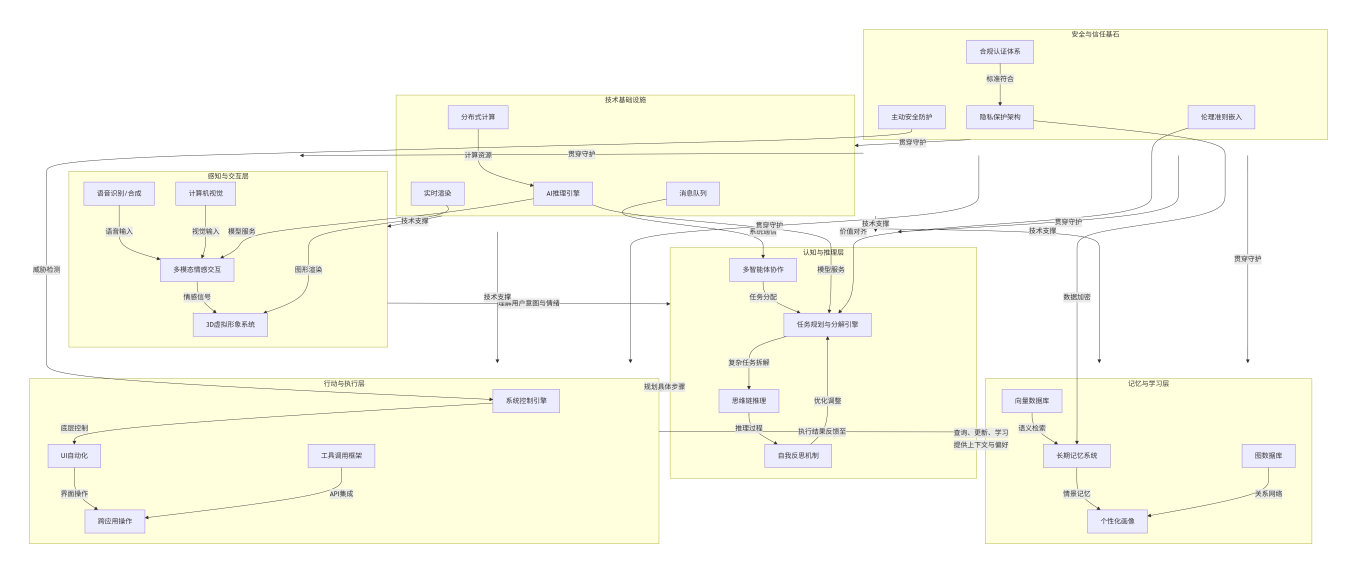
#> input picture Mirexs文件/Mirexs多模态智能体分层架构.png, 9499 x 4012 px (shown at 1/7 size)
$ python -i data_augmentation.py   (imports and definitions only)
#> lines starting #> are read from the running program, lines starting #| are printed output that depends on the picture
#> further down, picture is the input picture: PIL image 9499x4012 RGBA; mean R, G, B, A 251.4, 251.3, 237.3, 255
"""
数据增强模块

提供AI模型训练中的数据增强工具。
"""

import numpy as np
import random
from typing import List, Dict, Any, Optional, Union, Tuple
from PIL import Image, ImageEnhance, ImageFilter
import cv2


class ImageAugmentation:
    """图像增强类"""

    # [54 lines left out: functions random_rotation, random_flip, random_crop, not called in this run]

    @staticmethod
    def color_jitter(image: Image.Image, brightness: float = 0.2,
                    contrast: float = 0.2, saturation: float = 0.2,
                    hue: float = 0.1) -> Image.Image:
        """颜色抖动

        Args:
            image: 输入图像
            brightness: 亮度调整范围
            contrast: 对比度调整范围
            saturation: 饱和度调整范围
            hue: 色相调整范围

        Returns:
            调整后的图像
        """
#> called with brightness = 0.2, contrast = 0.2, saturation = 0.2, hue = 0.1
        # 亮度调整
        enhancer = ImageEnhance.Brightness(image)
        factor = random.uniform(1 - brightness, 1 + brightness)
        image = enhancer.enhance(factor)
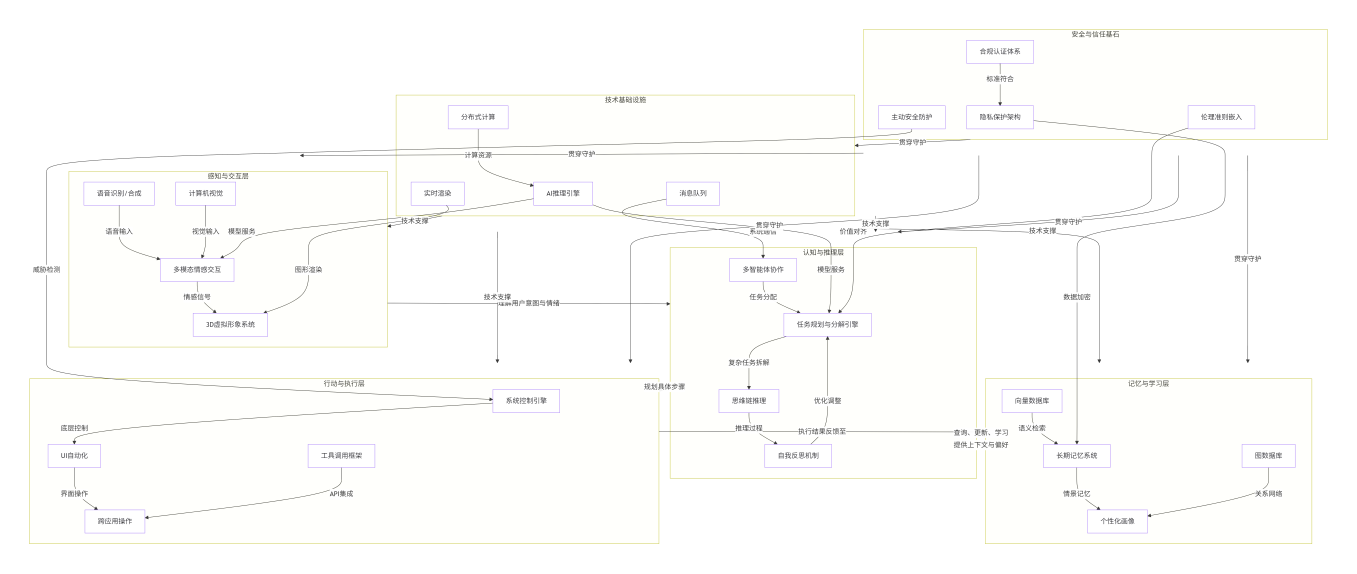
#> image: PIL image 9499x4012 RGBA (shown at 1/7 size); mean R, G, B, A 252.7, 252.6, 251, 255

        # 对比度调整
        enhancer = ImageEnhance.Contrast(image)
        factor = random.uniform(1 - contrast, 1 + contrast)
        image = enhancer.enhance(factor)

        # 饱和度调整
        enhancer = ImageEnhance.Color(image)
        factor = random.uniform(1 - saturation, 1 + saturation)
        image = enhancer.enhance(factor)

        return image

    # [29 lines left out: functions gaussian_blur, add_noise, not called in this run]


class TextAugmentation:
    """文本增强类"""

    # [103 lines left out: functions synonym_replacement, random_insertion, random_swap, random_deletion, not called in this run]


class AudioAugmentation:
    """音频增强类"""

    # [50 lines left out: functions add_noise, time_stretch, pitch_shift, not called in this run]


class DataAugmentationPipeline:
    """数据增强流水线"""

    # [128 lines left out: functions __init__, apply_image_augmentations, apply_text_augmentations, apply_audio_augmentations, not called in this run]

>>> from PIL import Image
>>> picture = Image.open('../../Mirexs文件/Mirexs多模态智能体分层架构.png')
>>> result = ImageAugmentation().color_jitter(picture)
